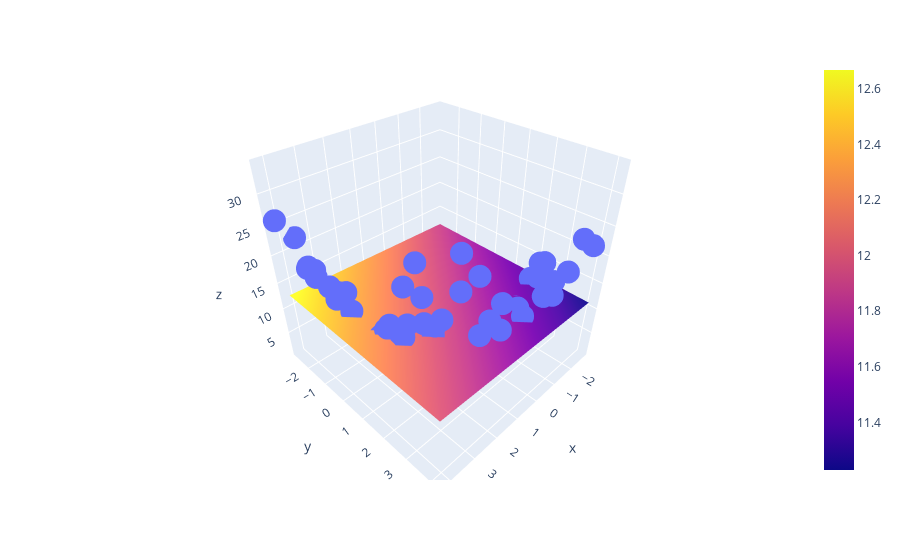

The notebook cell saved with this chart:
### Code cell
import plotly.graph_objects as go

fig = px.scatter_3d(df,x=x.ravel(),y=y.ravel(),z=z.ravel())

fig.add_trace(go.Surface(x=x_input,y=y_input,z=z_final))
